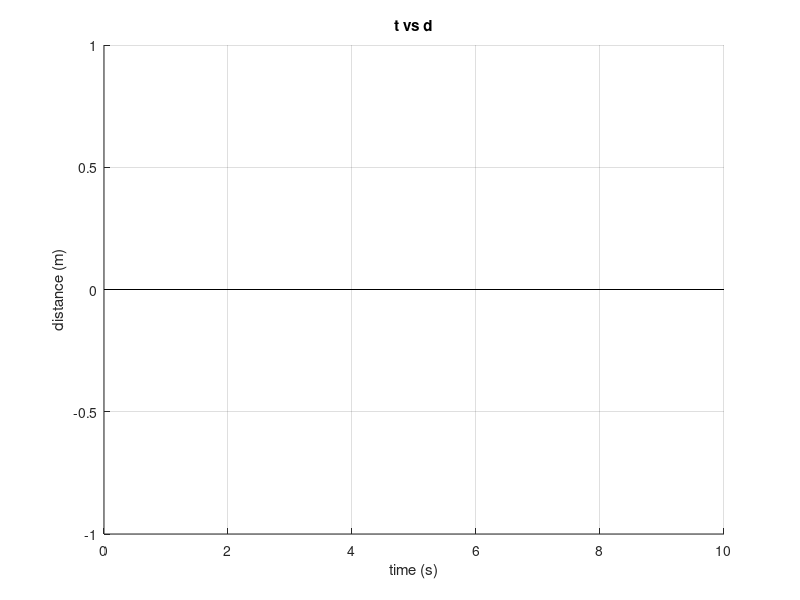
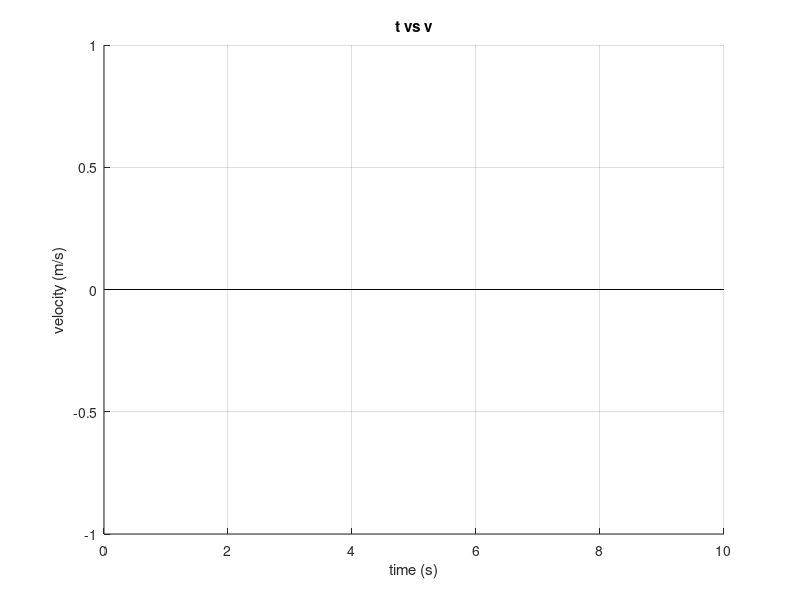
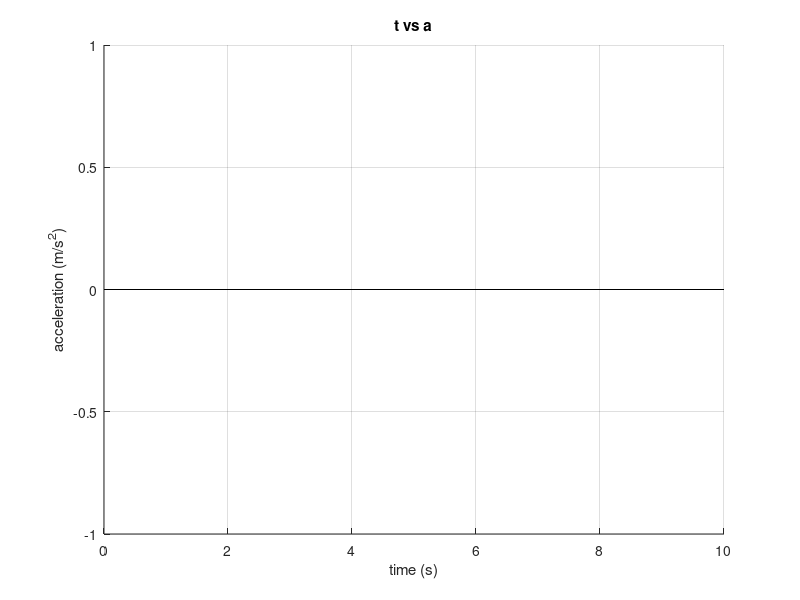
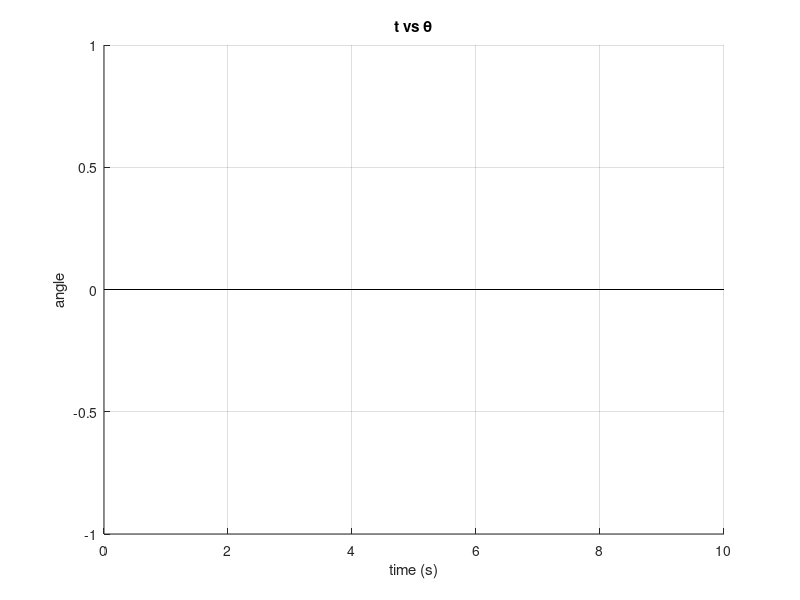

Write MATLAB code to recreate these figures, in order. (Note: this script raises an error after producing the figures.)
clc;
fprintf('\n### ----- Start run.m ----- ###\n');

figure(1);
line([0 10],[0 0],'color','black');
grid on;
title('t vs d'); xlabel('time (s)'); ylabel('distance (m)');

figure(2);
line([0 10],[0 0],'color','black');
grid on;
title('t vs v'); xlabel('time (s)'); ylabel('velocity (m/s)');

figure(3);
line([0 10],[0 0],'color','black');
grid on;
title('t vs a'); xlabel('time (s)'); ylabel('acceleration (m/s^2)');

figure(4);
line([0 10],[0 0],'color','black');
grid on;
title('t vs \theta'); xlabel('time (s)'); ylabel('angle');

figure(5);
line([0 10],[0 0],'color','black');
grid on;
title('t vs \omega'); xlabel('time (s)'); ylabel('angular v (/s)');

figure(6);
line([0 10],[0 0],'color','black');
grid on;
title('t vs \alpha'); xlabel('time (s)'); ylabel('angular a (/s^2)');


plot_style = ["-","-bo","-rs","-m^","-cx","--g+","--y*","k."];

loop = 1; Nth_loop = 1;

while loop
  fprintf('\n# ----- Start %d th loop ----- # \n\n',Nth_loop);
  clear beta; clear gamma; clear dt;
  clear t; clear d; clear v; clear a; 

  str = 'Input beta: ';
  beta=input(str);
  str = 'Input gamma: ';
  gamma=input(str);
  str = 'Input dt: ';
  dt=input(str);

  [t,d,v,a] = newmark(beta,gamma,dt);

  % ----- plotting ----- %
  figure(1);
  hold on;
  plot_d(Nth_loop)=plot(t,d(1,:),plot_style(Nth_loop),'DisplayName',['\beta=',num2str(beta),', \gamma=',num2str(gamma),', \Deltat=',num2str(dt)]);

  figure(2);
  hold on;
  plot_v(Nth_loop)=plot(t,v(1,:),plot_style(Nth_loop),'DisplayName',['\beta=',num2str(beta),', \gamma=',num2str(gamma),', \Deltat=',num2str(dt)]);

  figure(3);
  hold on;
  plot_a(Nth_loop)=plot(t,a(1,:),plot_style(Nth_loop),'DisplayName',['\beta=',num2str(beta),', \gamma=',num2str(gamma),', \Deltat=',num2str(dt)]);

  figure(4);
  hold on;
  plot_d(Nth_loop)=plot(t,d(2,:),plot_style(Nth_loop),'DisplayName',['\beta=',num2str(beta),', \gamma=',num2str(gamma),', \Deltat=',num2str(dt)]);

  figure(5);
  hold on;
  plot_v(Nth_loop)=plot(t,v(2,:),plot_style(Nth_loop),'DisplayName',['\beta=',num2str(beta),', \gamma=',num2str(gamma),', \Deltat=',num2str(dt)]);

  figure(6);
  hold on;
  plot_a(Nth_loop)=plot(t,a(2,:),plot_style(Nth_loop),'DisplayName',['\beta=',num2str(beta),', \gamma=',num2str(gamma),', \Deltat=',num2str(dt)]);

  Nth_loop = Nth_loop + 1;

  str = '\nDo you want to repeat a loop? [yes:1/no:0] ';
  loop = input(str);
  fprintf('\n');
end;

figure(1); legend(plot_d(1:Nth_loop-1)); legend boxoff;
figure(2); legend(plot_v(1:Nth_loop-1)); legend boxoff;
figure(3); legend(plot_a(1:Nth_loop-1)); legend boxoff;
figure(4); legend(plot_d(1:Nth_loop-1)); legend boxoff;
figure(5); legend(plot_v(1:Nth_loop-1)); legend boxoff;
figure(6); legend(plot_a(1:Nth_loop-1)); legend boxoff;


saveas(figure(1),'distance.png');
saveas(figure(2),'velocity.png');
saveas(figure(3),'acceleration.png');
saveas(figure(4),'angle.png');
saveas(figure(5),'angular_velocity.png');
saveas(figure(6),'angular_acceleration.png');


fprintf('# ===== SUCCESS ===== #\n\n');
quit;
